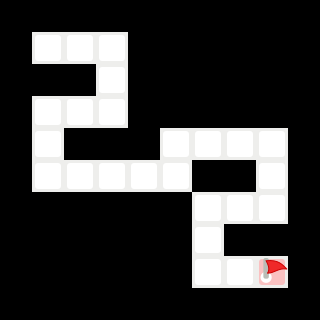

A 2D game scene composited from a Tiled map and its tileset images. What follows is a short description and the map's XML, with every tile layer's data as written:
An orthogonal 10x10 tile map with 32x32 px tiles, 1 tile layer (Calque de Tuiles 1).

<map version="1.5" tiledversion="1.7.0" orientation="orthogonal" renderorder="right-down" width="10" height="10" tilewidth="32" tileheight="32" infinite="0" nextlayerid="4" nextobjectid="2">
 <editorsettings>
  <export target="lvl5.csv" format="csv" />
 </editorsettings>
 <tileset firstgid="1" source="vbot_tilemap.tsx" />
 <layer id="1" name="Calque de Tuiles 1" width="10" height="10">
  <data encoding="csv">
4,4,4,4,4,4,4,4,4,4,
4,1,1,1,4,4,4,4,4,4,
4,4,4,1,4,4,4,4,4,4,
4,1,1,1,4,4,4,4,4,4,
4,1,4,4,4,1,1,1,1,4,
4,1,1,1,1,1,4,4,1,4,
4,4,4,4,4,4,1,1,1,4,
4,4,4,4,4,4,1,4,4,4,
4,4,4,4,4,4,1,1,2,4,
4,4,4,4,4,4,4,4,4,4
</data>
 </layer>
</map>
